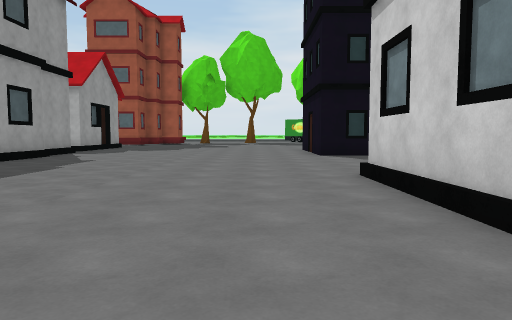
[1] (above)

24 first-person views from a walk through a 3-D level made in the Unity game engine. The camera is 1.3 m above the floor, tilts 4° down and sees 70° across. The floor is counted in squares, 2 m on a side. Each view is taken from the middle of a square. On the plan, view 1 faces up. The plan holds only what a view shows up to about 11 squares ahead; the rest is blank. The place goes on beyond the plan. The player character is not drawn. Some surface patterns are stand-ins.

[2]
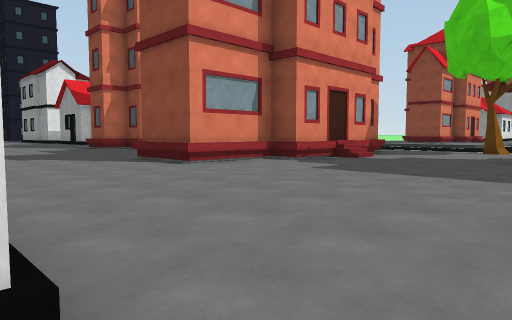

[3]
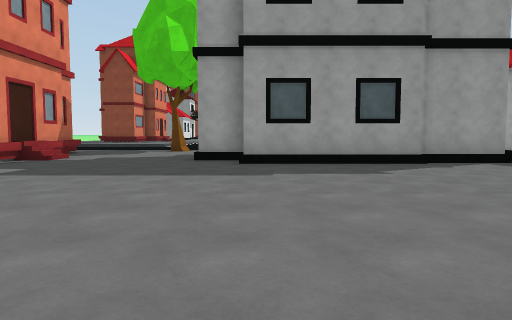

[4]
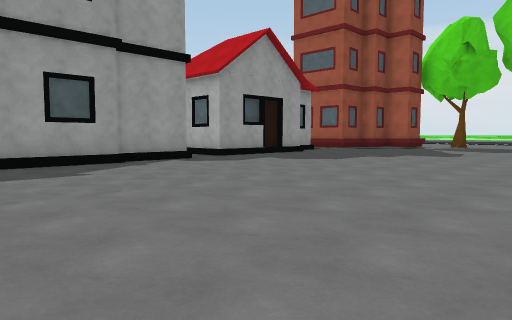

[5]
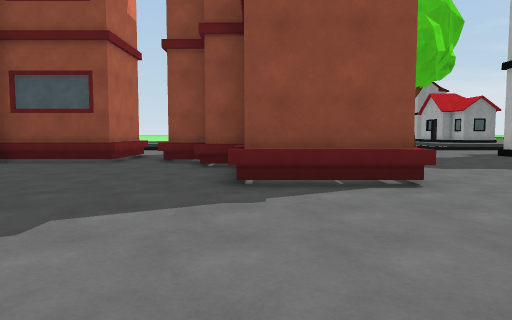

[6]
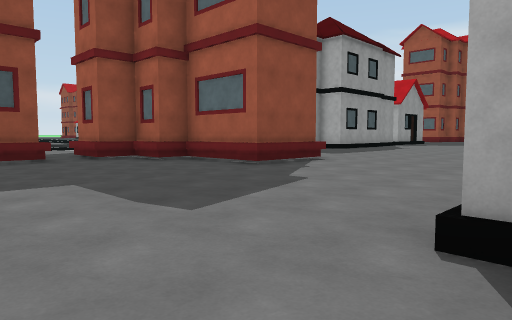

[7]
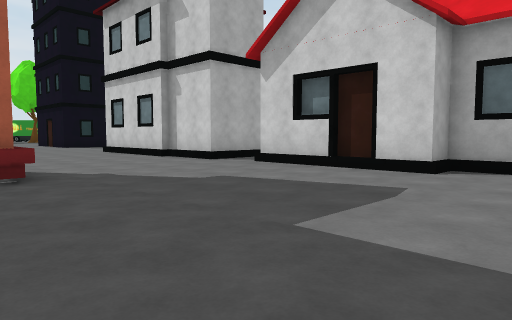

[8]
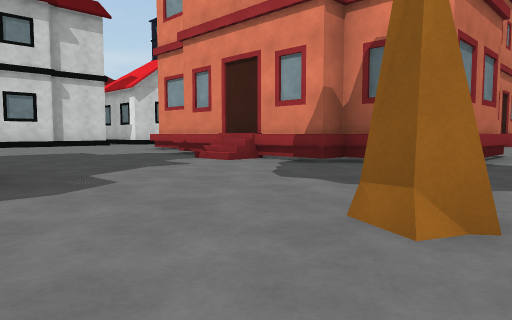

[9]
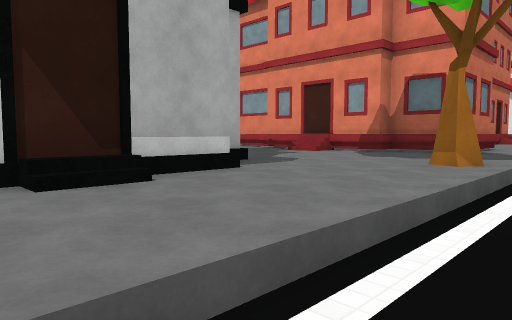

[10]
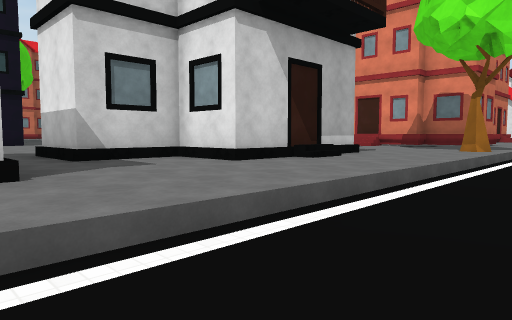

[11]
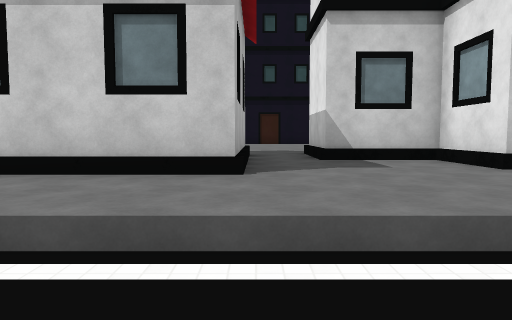

[12]
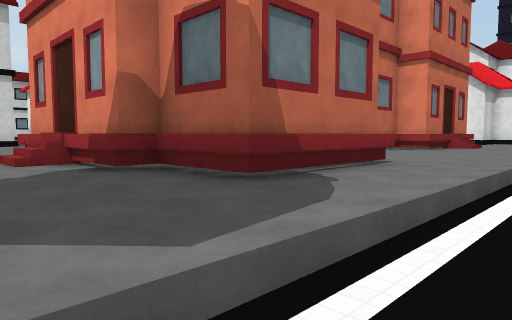

[13]
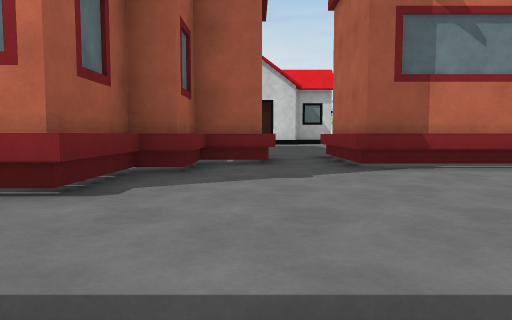

[14]
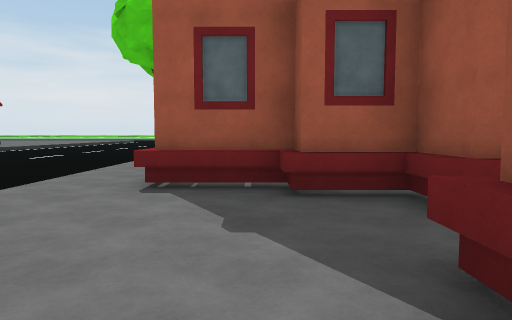

[15]
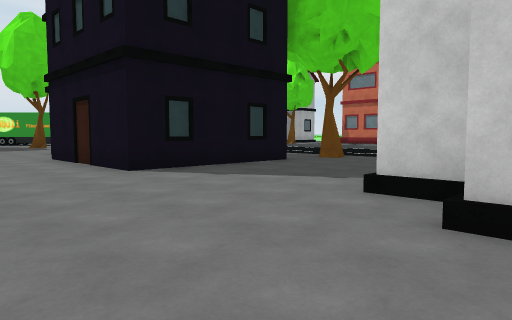

[16]
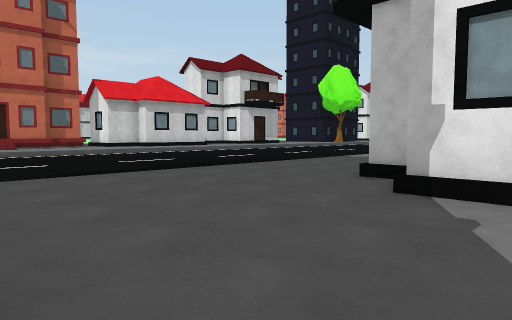

[17]
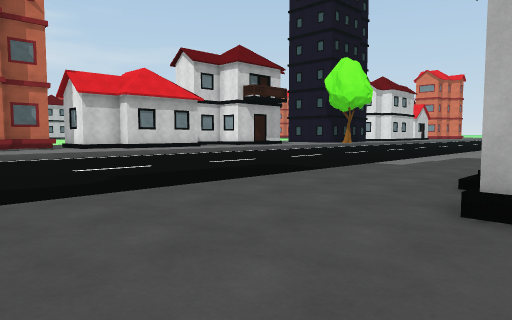

[18]
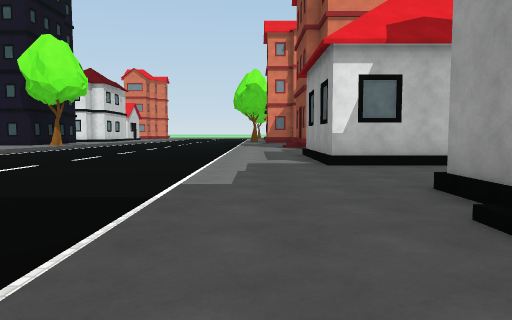

[19]
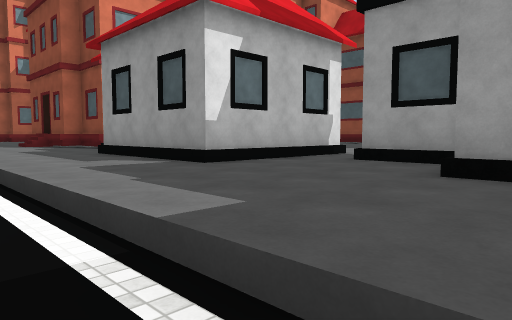

[20]
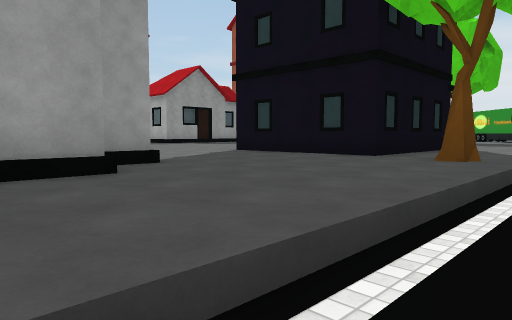

[21]
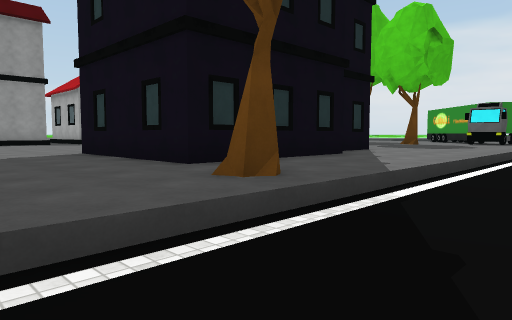

[22]
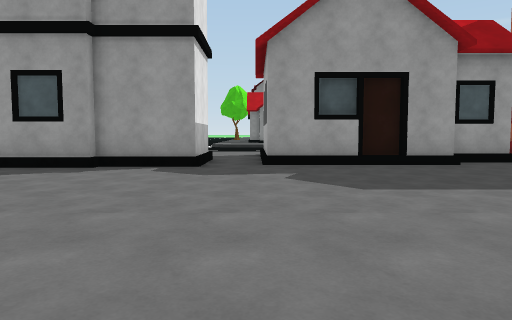

[23]
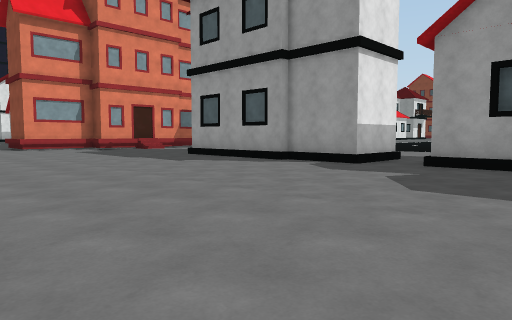

[24]
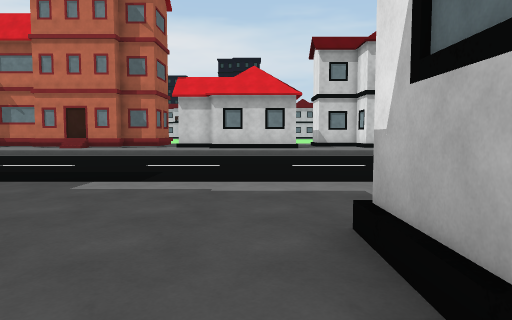

### Floor plan
Key: @ floor where view 1 was taken; # wall or solid block; . main floor; - floor 0.5 m lower than the main floor; / step, stairs or slope; O other object.
Columns run from 15 left of view 1 to 17 right of it. Each row starts with its distance up from view 1.
 17     #   #.........  #.../
 16   /.#   O.........   O../-
 15 --/.#   #........#   #../-
 14 --///////........#   #../-
 13 --/....//........#   #../-
 12 --/....##........#   #../-
 11  -/....##..............O/--
 10  -/..#   .............../--
  9  -///#   .............../------
  8  -///#   .............../------
  7  -/..#  #.........#O/.../--------
  6   /...OO..........# ./../--------
  5   /..............O   /../-------
  4 --/O.............#   /../------
  3 --/..............O   /../------
  2 --/..............#   /../------
  1 --/...####.......###..../------
  0 --/.O##  ####..@.###..../------
 -1  -/.###  ####.........../------
 -2   /.###  ####.....####../------
 -3   /...####.......O#  #../------
 -4  -/....OO.........#  #../------
 -5   /...............#  #../------
 -6    ...###.........#  ...
 -7    ...###.........#  ...
 -8    ..OO #O ........  ...

Positions as (right, up) in squares from view 1, and headings:
1: (0, 0), facing up
2: (2, 7), facing down-left
3: (2, 7), facing left
4: (2, 7), facing up-left
5: (2, -2), facing left
6: (3, -8), facing up-left
7: (-4, -8), facing up-right
8: (-13, 6), facing down-right
9: (-14, 10), facing down-right
10: (-15, 15), facing down-right
11: (-15, 14), facing right
12: (-14, 3), facing down-right
13: (-14, -4), facing right
14: (-10, -7), facing up
15: (-1, 5), facing up-right
16: (3, 11), facing down-right
17: (5, 9), facing down-right
18: (8, 6), facing down
19: (10, 3), facing down-left
20: (10, 4), facing up-left
21: (11, 8), facing up-left
22: (1, 14), facing left
23: (1, 17), facing down-left
24: (4, -1), facing right
